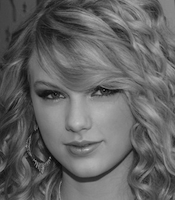
#> input picture AllLab/Facial Recognition/Faces Lab/faces/taylor01.jpg, 175 x 200 px, found by its file name
$ jupyter execute --allow-errors 'Face Lab.ipynb'   (shell and % lines are left out)
#> lines starting #> are read from the running program, lines starting #| are printed output that depends on the picture
[cell 1]
import numpy as np
import matplotlib.pyplot as plt
import cv2
from mpl_toolkits import mplot3d

<h1>
    1.  Import the first Sylvester Stallone image and display it next to the T-Swift image.
</h1>

[cell 2]
# all images are 200 x 175 pixels
# you can view one by loading it into Python and showing it with imshow

# import images
firstTaylorImage = cv2.imread(f'./faces/taylor01.jpg',cv2.IMREAD_GRAYSCALE).astype(float)
#> firstTaylorImage: shape (200, 175) float64; min 0, max 206, mean 99.1
firstStalloneImage = cv2.imread(f'./faces/stallone01.jpg',cv2.IMREAD_GRAYSCALE).astype(float)
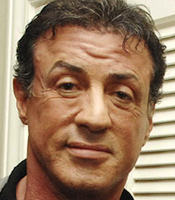
#> input picture AllLab/Facial Recognition/Faces Lab/faces/stallone01.jpg, 175 x 200 px, found by its file name
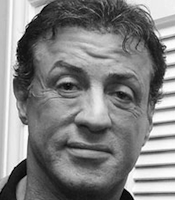
#> firstStalloneImage: shape (200, 175) float64; min 0, max 254, mean 130.1

#Display images syde by side
fig, axes = plt.subplots(1,2,figsize=(10, 8.75))
axes[0].imshow(firstTaylorImage, cmap='gray')
axes[0].set_title('The First Taylor Image')

axes[1].imshow(firstStalloneImage, cmap='gray')
axes[1].set_title('The First Stallone Image')
plt.show()
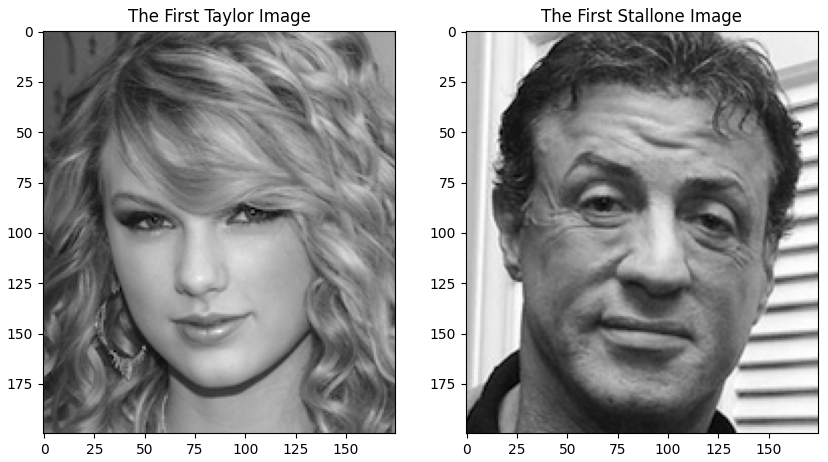
#> figure drawn by matplotlib, 2 panels

<h1>
    2.
</h1>
Imports all 20 images of Swift and Stallone and stores it in a single array called "B"

When we import all $20\times 2 = 40$ images totally into a single array "B", each images is flattened into a vector . Since the images are all $200\times 175$ pixels, each image has a vector length of 35,000. We have 40 images in total, so these vectors result in an array B of dimensions of 1,400,000 (from $35,000\times 40$)

[cell 3]
# load all the data into a single array
B = np.zeros((35000,40))

#> (the rest of this cell did not finish here and is left out)

<h1>
    3.
</h1>

[cell 4]
# Calculate mean face, each column is a flattened face image
mean_face = np.mean(B, axis = 1)

# Reshape mean face and display
mean_face_image = mean_face.reshape(200,175)
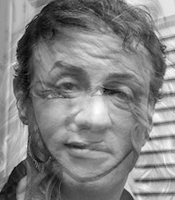
#> mean_face_image: shape (200, 175) float64; min 0.925, max 10.28, mean 5.73; drawn with min black and max white
plt.imshow(mean_face_image, cmap='gray')
plt.title('Average Face Image')
plt.show()

<h1>
    4.
</h1>

In the plot, the singular values from the SVD function is typically a decreasing pattern where the first few values are significantly larger thant the others, seriously between 0 and 5. This probably indicates that these initial components are capturing the majority of the variance in the image data.

It appears that hte first singular, index 0, is much larger than all of others, which suggests that as we move to higher index values, the singular values decrease.

It's hard to tell exactly how many "large" magnitude, but usually, the initial few singular values are much larger than the rest. From the plot, personaly, I prefer to say the first 4, which are larger than 15000.

[cell 5]
# Subtract the average face
B_deviation = B - mean_face[: ,np.newaxis] # transforms mean_face into a column vector


# SVD
U, S, Vt = np.linalg.svd(B_deviation, full_matrices=False)
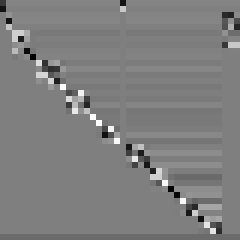
#> Vt: shape (40, 40) float64 (shown 6 times larger); min -0.98, max 0.976, mean -0.00395; drawn with min black and max white
#> S = 40 values, max 31608.1 at index 0, min 2.19e-12 at index 39, mean 1017.8

# Plot singular values
plt.plot(S)
plt.title('Singular Values')
plt.xlabel('Index')
plt.ylabel('Magnitude')
plt.show()
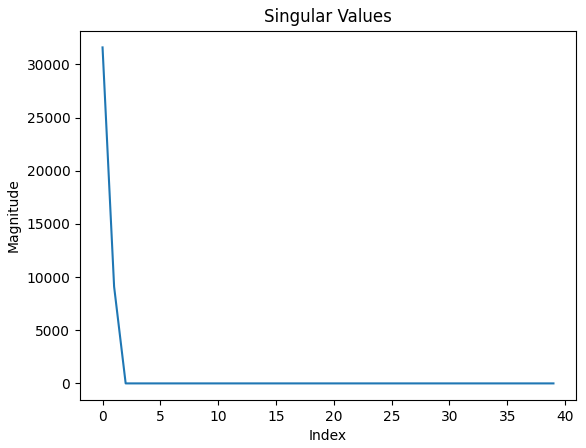
#> figure drawn by matplotlib, 1 panel; curve peaks at x = 0, y = 31608.1

# 5. - 6.

In the 3D plot, each point represents a face image is defined by the first three singular vectors  from the SVD of the face images dataset, and they are projected onto the three-dimensional space. The red points are Taylor Swift images, while the blue points represent Sylvester Stallone images.

From the plot, there's a separation between the red and blue points, indicating that the space defined by the first 3 singular vectors captures some of the differences between the two groups of images. Those captured features that are sufficiently distinct between the images of Taylor and Sylvester, allowing for a classification to distinguish between images of the two individuals based on their projections onto this three-dimensional space. Taylor Swift's images cluster in one region, while Sylvester Stallone's images tend to group in another.

Indeed, the SVD help use to reduce the data dimensionality while preserving the features for differentiating images.

[cell 6]
# 5.
u1, u2, u3 = U[:, 0], U[:, 1], U[:, 2]
x = np.dot(u1, B_deviation)
#> x = 40 values, max 1124.6 at index 1, min -25717.8 at index 20, mean -2.46e-12
y = np.dot(u2, B_deviation)
#> y = 40 values, max 5092.3 at index 20, min -7534.2 at index 0, mean -5e-13
z = np.dot(u3, B_deviation)
#> z = 40 values, max 3.68e-14 at index 1, min -2.24e-12 at index 0, mean -7.07e-14


# 6.
fig = plt.figure()
ax = fig.add_subplot(projection='3d')
ax.scatter(x[0:20], y[0:20], z[0:20], color='red', label='Taylor Swift')
ax.scatter(x[20:], y[20:], z[20:], color='blue', label='Sylvester Stallone')
ax.view_init(elev = 20,azim = 45)
ax.set_title('3D Scatter Plot of Projections')
ax.legend()
plt.show()
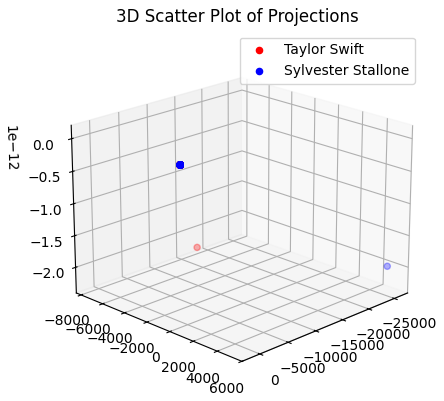
#> figure drawn by matplotlib, 1 panel

# 7.

I guess that the mystery is Sylvester Stallone image since the green point appears in the group of blue ones.

[cell 7]
# 7.
mystery_image = cv2.imread(f'./faces/mystery.jpg', cv2.IMREAD_GRAYSCALE).flatten()
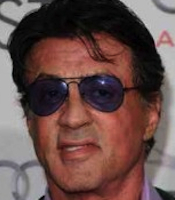
#> input picture AllLab/Facial Recognition/Faces Lab/faces/mystery.jpg, 175 x 200 px, found by its file name
mystery_deviation = mystery_image - mean_face
mystery_x = np.dot(u1, mystery_deviation)
#> mystery_x = -15596.9
mystery_y = np.dot(u2, mystery_deviation)
#> mystery_y = 699
mystery_z = np.dot(u3, mystery_deviation)
#> mystery_z = -31.25

fig = plt.figure()
ax = fig.add_subplot(projection='3d')
ax.scatter(x[0:20], y[0:20], z[0:20], color='red', label='Taylor Swift')
ax.scatter(x[20:], y[20:], z[20:], color='blue', label='Sylvester Stallone')
ax.scatter(mystery_x, mystery_y, mystery_z, color = 'green', label = "Mystery") # Add mystery image
ax.view_init(elev = 20,azim = 45)
ax.set_title('3D Scatter Plot of Projections')
ax.legend()
plt.show()
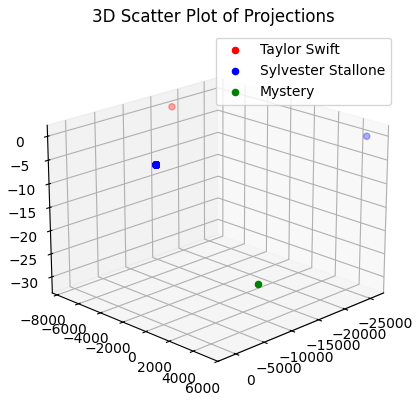
#> figure drawn by matplotlib, 1 panel
